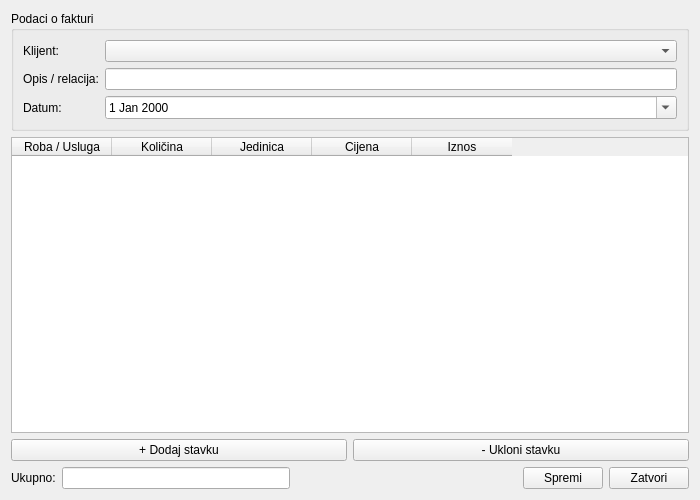
<?xml version="1.0" encoding="UTF-8"?>
<ui version="4.0">
 <class>InvoiceWindow</class>
 <widget class="QWidget" name="InvoiceWindow">
  <property name="geometry">
   <rect>
    <x>0</x>
    <y>0</y>
    <width>700</width>
    <height>500</height>
   </rect>
  </property>
  <property name="windowTitle">
   <string>Faktura</string>
  </property>
  <layout class="QVBoxLayout" name="verticalLayout">
   
   <!-- Gornji dio: podaci o fakturi -->
   <item>
    <widget class="QGroupBox" name="invoiceInfoGroupBox">
     <property name="title">
      <string>Podaci o fakturi</string>
     </property>
     <layout class="QFormLayout" name="formLayout">
      <item row="0" column="0">
       <widget class="QLabel" name="clientLabel">
        <property name="text">
         <string>Klijent:</string>
        </property>
       </widget>
      </item>
      <item row="0" column="1">
       <widget class="QComboBox" name="clientComboBox"/>
      </item>
      <item row="1" column="0">
       <widget class="QLabel" name="descriptionLabel">
        <property name="text">
         <string>Opis / relacija:</string>
        </property>
       </widget>
      </item>
      <item row="1" column="1">
       <widget class="QLineEdit" name="descriptionLineEdit"/>
      </item>
      <item row="2" column="0">
       <widget class="QLabel" name="dateLabel">
        <property name="text">
         <string>Datum:</string>
        </property>
       </widget>
      </item>
      <item row="2" column="1">
       <widget class="QDateEdit" name="dateEdit">
        <property name="calendarPopup">
         <bool>true</bool>
        </property>
       </widget>
      </item>
     </layout>
    </widget>
   </item>

   <!-- Srednji dio: tablica stavki -->
   <item>
    <widget class="QTableWidget" name="itemsTableWidget">
     <property name="columnCount">
      <number>5</number>
     </property>
     <property name="rowCount">
      <number>0</number>
     </property>
     <column>
      <property name="text">
       <string>Roba / Usluga</string>
      </property>
     </column>
     <column>
      <property name="text">
       <string>Količina</string>
      </property>
     </column>
     <column>
      <property name="text">
       <string>Jedinica</string>
      </property>
     </column>
     <column>
      <property name="text">
       <string>Cijena</string>
      </property>
     </column>
     <column>
      <property name="text">
       <string>Iznos</string>
      </property>
     </column>
     <property name="alternatingRowColors">
      <bool>true</bool>
     </property>
    </widget>
   </item>

   <!-- Gumbi za dodavanje / uklanjanje stavki -->
   <item>
    <layout class="QHBoxLayout" name="itemsButtonLayout">
     <item>
      <widget class="QPushButton" name="addItemButton">
       <property name="text">
        <string>+ Dodaj stavku</string>
       </property>
      </widget>
     </item>
     <item>
      <widget class="QPushButton" name="removeItemButton">
       <property name="text">
        <string>- Ukloni stavku</string>
       </property>
      </widget>
     </item>
    </layout>
   </item>

   <!-- Donji dio: ukupno i akcije -->
   <item>
    <layout class="QHBoxLayout" name="bottomLayout">
     <item>
      <widget class="QLabel" name="totalLabel">
       <property name="text">
        <string>Ukupno:</string>
       </property>
      </widget>
     </item>
     <item>
      <widget class="QLineEdit" name="totalLineEdit">
       <property name="readOnly">
        <bool>true</bool>
       </property>
      </widget>
     </item>
     <item>
      <spacer name="horizontalSpacer">
       <property name="orientation">
        <enum>Qt::Horizontal</enum>
       </property>
       <property name="sizeHint" stdset="0">
        <size>
         <width>40</width>
         <height>20</height>
        </size>
       </property>
      </spacer>
     </item>
     <item>
      <widget class="QPushButton" name="saveButton">
       <property name="text">
        <string>Spremi</string>
       </property>
      </widget>
     </item>
     <item>
      <widget class="QPushButton" name="closeButton">
       <property name="text">
        <string>Zatvori</string>
       </property>
      </widget>
     </item>
    </layout>
   </item>

  </layout>
 </widget>
 <resources/>
 <connections/>
</ui>
